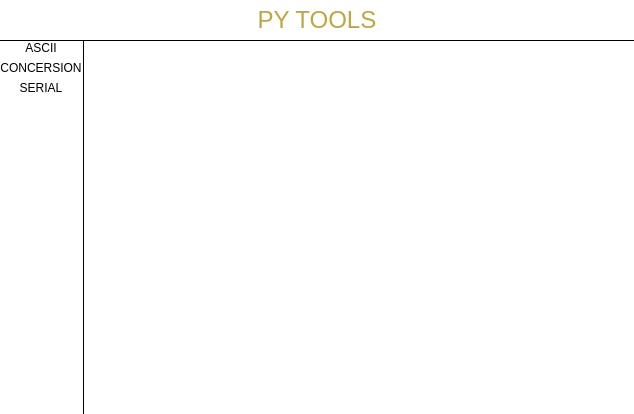
<?xml version="1.0" encoding="UTF-8"?>
<ui version="4.0">
 <class>pyTools</class>
 <widget class="QWidget" name="pyTools">
  <property name="geometry">
   <rect>
    <x>0</x>
    <y>0</y>
    <width>634</width>
    <height>414</height>
   </rect>
  </property>
  <property name="windowTitle">
   <string>Form</string>
  </property>
  <property name="styleSheet">
   <string notr="true">QWidget {
	background-color:#FFFFFF;
}</string>
  </property>
  <layout class="QGridLayout" name="gridLayout_2">
   <property name="leftMargin">
    <number>0</number>
   </property>
   <property name="topMargin">
    <number>0</number>
   </property>
   <property name="rightMargin">
    <number>0</number>
   </property>
   <property name="bottomMargin">
    <number>0</number>
   </property>
   <property name="spacing">
    <number>0</number>
   </property>
   <item row="0" column="0" colspan="2">
    <widget class="QLabel" name="title">
     <property name="sizePolicy">
      <sizepolicy hsizetype="Expanding" vsizetype="Fixed">
       <horstretch>0</horstretch>
       <verstretch>0</verstretch>
      </sizepolicy>
     </property>
     <property name="styleSheet">
      <string notr="true">QLabel#title{
	font-size:18pt;
	border-top:none;
	border-left:none;
	border-right:none;
	border-bottom: 1px solid #000000;
	color: rgb(191, 165, 64);
}</string>
     </property>
     <property name="text">
      <string>PY TOOLS</string>
     </property>
     <property name="alignment">
      <set>Qt::AlignHCenter|Qt::AlignTop</set>
     </property>
    </widget>
   </item>
   <item row="1" column="0">
    <widget class="QScrollArea" name="scrollArea">
     <property name="sizePolicy">
      <sizepolicy hsizetype="Fixed" vsizetype="Expanding">
       <horstretch>0</horstretch>
       <verstretch>0</verstretch>
      </sizepolicy>
     </property>
     <property name="styleSheet">
      <string notr="true">QPushButton {
	border:none;
}
QPushButton:hover {
	background-color: #E8E8E8;
}
QPushButton:checked {
	background-color: #0E35F7;
}
QScrollArea {
	border-top : none; /*上框线*/
	border-bottom : none; /*下框线*/
	border-left : none; /*左框线*/
	border-right : 1px solid #000000; /*右框线*/
}</string>
     </property>
     <property name="widgetResizable">
      <bool>true</bool>
     </property>
     <widget class="QWidget" name="scrollAreaWidgetContents">
      <property name="geometry">
       <rect>
        <x>0</x>
        <y>0</y>
        <width>85</width>
        <height>366</height>
       </rect>
      </property>
      <layout class="QGridLayout" name="gridLayout">
       <property name="leftMargin">
        <number>0</number>
       </property>
       <property name="topMargin">
        <number>0</number>
       </property>
       <property name="rightMargin">
        <number>0</number>
       </property>
       <property name="bottomMargin">
        <number>0</number>
       </property>
       <property name="horizontalSpacing">
        <number>0</number>
       </property>
       <item row="0" column="0">
        <widget class="QPushButton" name="asciiBtn">
         <property name="sizePolicy">
          <sizepolicy hsizetype="Expanding" vsizetype="Fixed">
           <horstretch>0</horstretch>
           <verstretch>0</verstretch>
          </sizepolicy>
         </property>
         <property name="cursor">
          <cursorShape>PointingHandCursor</cursorShape>
         </property>
         <property name="text">
          <string>ASCII</string>
         </property>
        </widget>
       </item>
       <item row="1" column="0">
        <widget class="QPushButton" name="conversionBtn">
         <property name="sizePolicy">
          <sizepolicy hsizetype="Expanding" vsizetype="Fixed">
           <horstretch>0</horstretch>
           <verstretch>0</verstretch>
          </sizepolicy>
         </property>
         <property name="cursor">
          <cursorShape>PointingHandCursor</cursorShape>
         </property>
         <property name="text">
          <string>CONCERSION</string>
         </property>
        </widget>
       </item>
       <item row="3" column="0">
        <spacer name="verticalSpacer">
         <property name="orientation">
          <enum>Qt::Vertical</enum>
         </property>
         <property name="sizeHint" stdset="0">
          <size>
           <width>20</width>
           <height>40</height>
          </size>
         </property>
        </spacer>
       </item>
       <item row="2" column="0">
        <widget class="QPushButton" name="serialBtn">
         <property name="text">
          <string>SERIAL</string>
         </property>
        </widget>
       </item>
      </layout>
     </widget>
    </widget>
   </item>
   <item row="1" column="1">
    <widget class="QStackedWidget" name="stackedWidget">
     <property name="sizePolicy">
      <sizepolicy hsizetype="Expanding" vsizetype="Expanding">
       <horstretch>0</horstretch>
       <verstretch>0</verstretch>
      </sizepolicy>
     </property>
    </widget>
   </item>
  </layout>
 </widget>
 <resources/>
 <connections/>
</ui>
